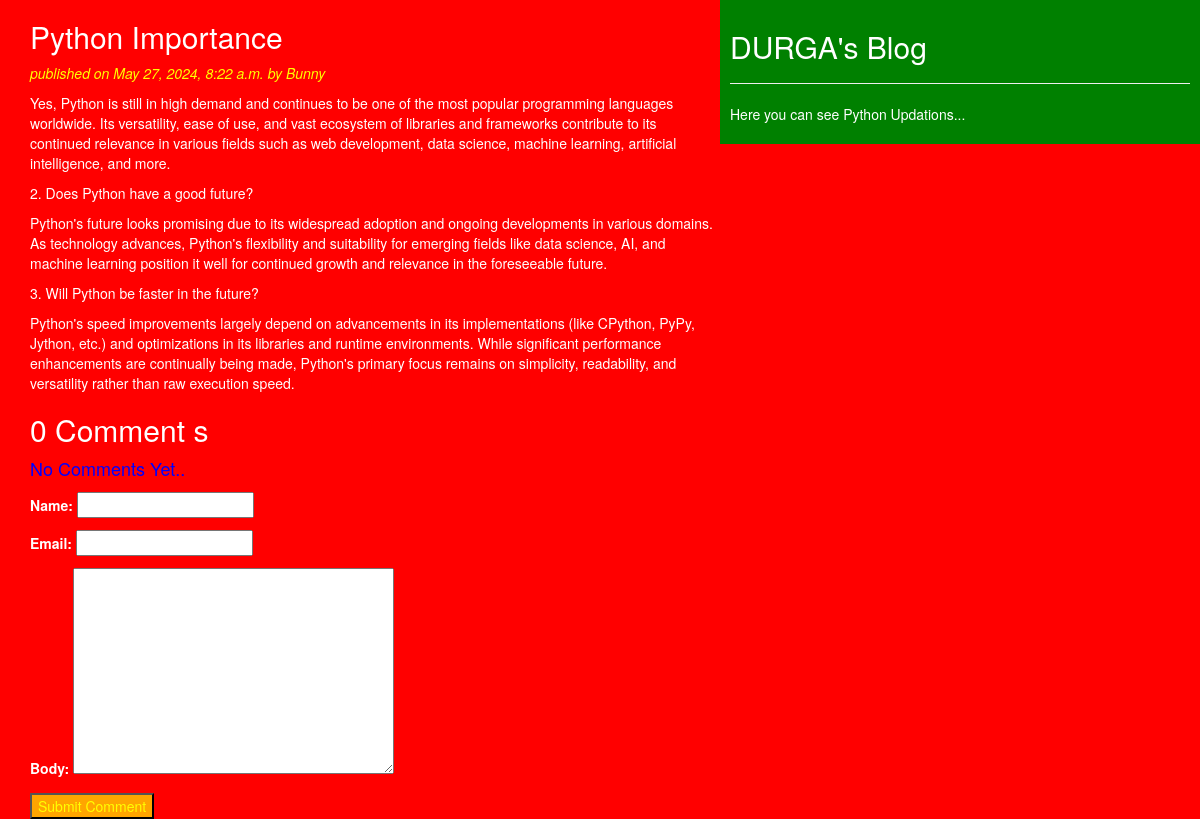
The app's page /2024/05/27/python-importance/ with its own data.
### blog/models.py (models this page shows, shortened)
class Post(models.Model):
    STATUS_CHOICES = (
        ('draft', 'Draft'),
        ('published', 'Published')
    )
    title = models.CharField(max_length=256)
    slug = models.SlugField(max_length=256, unique_for_date='publish')
    author = models.ForeignKey(User, related_name='blog_posts', on_delete=models.CASCADE)  # Added on_delete=models.CASCADE
    body = models.TextField()
    publish = models.DateTimeField(default=timezone.now)
    created = models.DateTimeField(auto_now_add=True)
    updated = models.DateTimeField(auto_now=True)
    status = models.CharField(max_length=10, choices=STATUS_CHOICES, default='draft')
    objects=CustomManager()
    tags=TaggableManager()
    class Meta:
        ordering = ('-publish',)  # Added a trailing comma to make it a tuple

### blog/views.py (the view)
# urls.py: re_path(r'^(?P<year>\d{4})/(?P<month>\d{2})/(?P<day>\d{2})/(?P<post>[-\w]+)/$', views.post_detail_view, name='post_detail'),
def post_detail_view(request, year, month, day, post):
    post = get_object_or_404(Post, slug=post, status='published',
                             publish__year=year, publish__month=month, publish__day=day)
    comments=post.comments.filter(active=True)
    csubmit=False
    if request.method=='POST':
        form=forms.CommentForm(request.POST)
        if form.is_valid():
            new_comment=form.save(commit=False)
            new_comment.post=post
            new_comment.save()
            csubmit=True
    else:
        form=forms.CommentForm()
    return render(request, 'blog/post_detail.html', {'post': post,'form':form,'csubmit':csubmit,'comments':comments})

### blog/forms.py
class CommentForm(forms.ModelForm):
    class Meta:
        model=Comment
        fields=('name','email','body')

### blog/models.py (called while the page is built)
    def get_queryset(self) -> models.QuerySet:
        return super().get_queryset().filter(status='published')

### blog/templates/blog/post_detail.html (shortened to what this page needs)
<!DOCTYPE html>
{%extends 'blog/base.html'%}
{%block content%}
    <h2>{{post.title}}</h2>
<p id="date"> published on {{post.publish}} by {{post.author|title}}</p>
{{post.body|linebreaks}}
    {% with comments.count as comments_count %}
    <h2>{{comments_count}} Comment {{comments_count|pluralize}}</h2>
    {%endwith%}
    {%if comments%}
      {%for comment in comments%}
        <p id="ch"> comment {{forloop.counter}} by {{comment.name}} on {{comment.created}}</p>
        <div class="cb">{{comment.body|linebreaks}}</div>
        {%endfor%}
        {%else%}
        <p style="color:blue;font-size: large;">No Comments Yet..</p>
    {%endif%}
    {%if csubmit%}
    <h1>your comment added successfully</h1>
    {%else%}
    <form action="post">
        {{form.as_p}}
        <input style="background-color: orange;color:yellow;" type="submit" value="Submit Comment">
    </form>
    {%endif%}
{%endblock%}

### blog/templates/static/css/blog.css (style rules this page uses)
body { color:white; background-color: red; }
#date { font-style: italic; color:yellow; }

### records on screen
Post: title "Python Importance", publish "May 27, 2024, 8:22 a.m.", author "Bunny", body "Yes, Python is still in high demand and continues to be one of the most popular programming languages worldwide. Its versatility, ease of use, and vast ecosystem of libraries and frameworks contribute to its continued relevance in various fields such as web development, data science, machine learning, artificial intelligence, and more. 2. Does Python have a good future? Python's future looks promising due to its widespread adoption and ongoing developments in various domains. As technology advances, Python's flexibility and suitability for emerging fields like data science, AI, and machine learning position it well for continued growth and relevance in the foreseeable future. 3. Will Python…"

### other values on screen
{{ comments_count }} "0"
